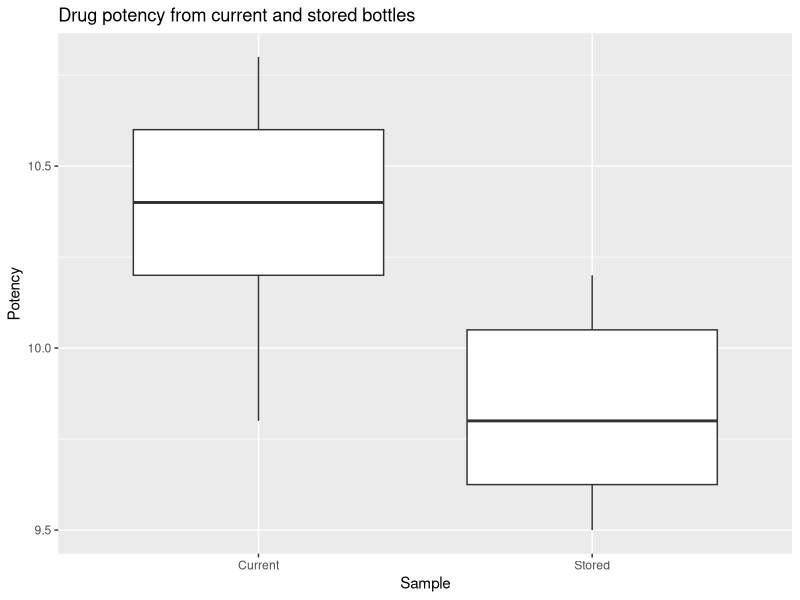
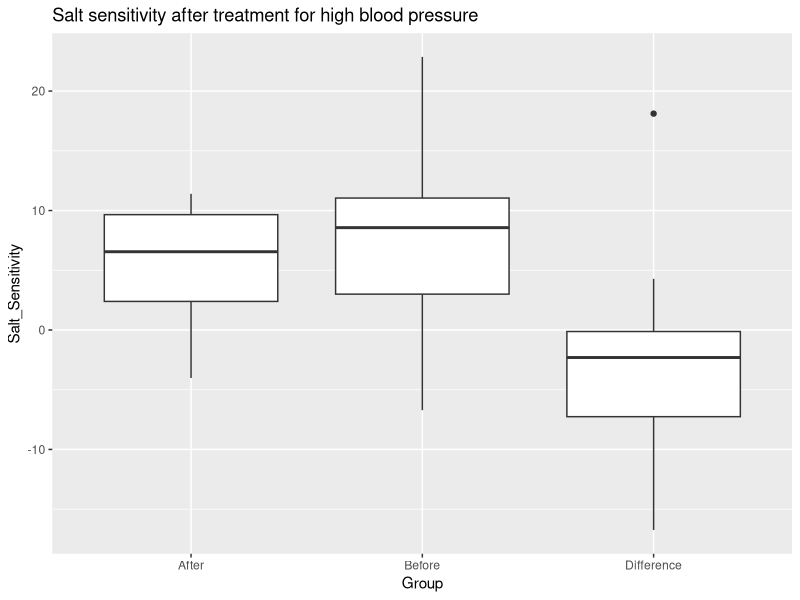
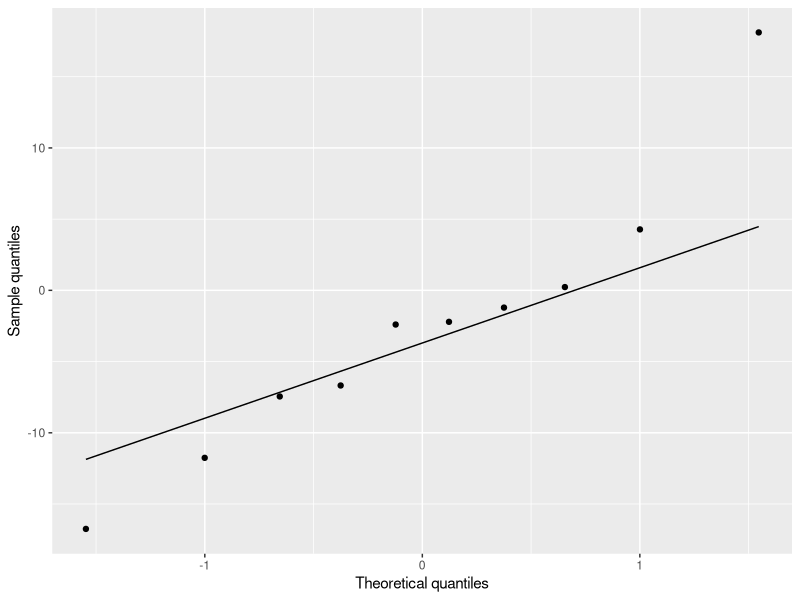

The R script that drew these images, in order:
## ---- chunk 1
#Retain (and do not edit) this code chunk!!!
library(knitr)
knitr::opts_chunk$set(echo = FALSE)
knitr::opts_chunk$set(message = FALSE)

library(tidyverse)
library(here)
library(coin)

## ---- chunk 2
#Q1
pool_sd <- 1.2
delta <- 1.5
alpha <- 0.05
power <- 0.9

power.t.test(delta = delta, sd = pool_sd, 
             sig.level = alpha, power = power, 
             type = 'two.sample', alternative = 'two.sided')


## ---- chunk 3
#Q2
potency <- read_csv(here('./HW4/ex6-59.txt'), quote = "'")

pot_long <- potency %>%
  rename(Current = Sample1,
         Stored = Sample2) %>%
  pivot_longer(everything(), names_to = 'Sample',
               values_to = 'Potency')

boxplot <- ggplot(pot_long, aes(x=Sample, y=Potency)) + geom_boxplot() +
  ggtitle("Drug potency from current and stored bottles")

boxplot

## ---- chunk 4
#Q3
pot_long_summ <- pot_long %>%
  group_by(Sample) %>%
  summarize(Mean = mean(Potency),
            StDev = round(sd(Potency),2))

kable(pot_long_summ)

## ---- chunk 5
#Q4
sd_ratio <- 0.32/0.24
sd_ratio

## ---- chunk 6
#Q5
q5test <- t.test(data = pot_long, Potency ~ Sample, var.equal = T)
q5test

ts <- round(q5test$statistic, 2)
ts

pval <- q5test$p.value 
pval

## ---- chunk 7
#Q7
q5test

## ---- chunk 8
#Q8
salt <- read_csv(here('./HW4/ex6-28.txt'), quote = "'")

salt_long <- salt %>%
  mutate(Difference = After - Before) %>%
  pivot_longer(everything(), names_to = 'Group',
             values_to = 'Salt_Sensitivity') 

salt_boxp <- ggplot(salt_long, aes(x=Group, y=Salt_Sensitivity)) +
  geom_boxplot() +
  ggtitle('Salt sensitivity after treatment for high blood pressure')

salt_boxp

## ---- chunk 9
#Q9
salt <- salt %>%
  mutate(Difference = After - Before)

q9 <- t.test(salt$After, salt$Before, paired = T)
q9

ts <- q9$statistic
ts

pval <- q9$p.value
pval

## ---- chunk 10
#Q10
wilcoxsign_test(After ~ Before, data = salt, distribution = 'exact')

## ---- chunk 11
#Q11
ggplot(salt, aes(sample = Difference)) + 
  stat_qq() + stat_qq_line() +
  xlab('Theoretical quantiles') +
  ylab('Sample quantiles')
